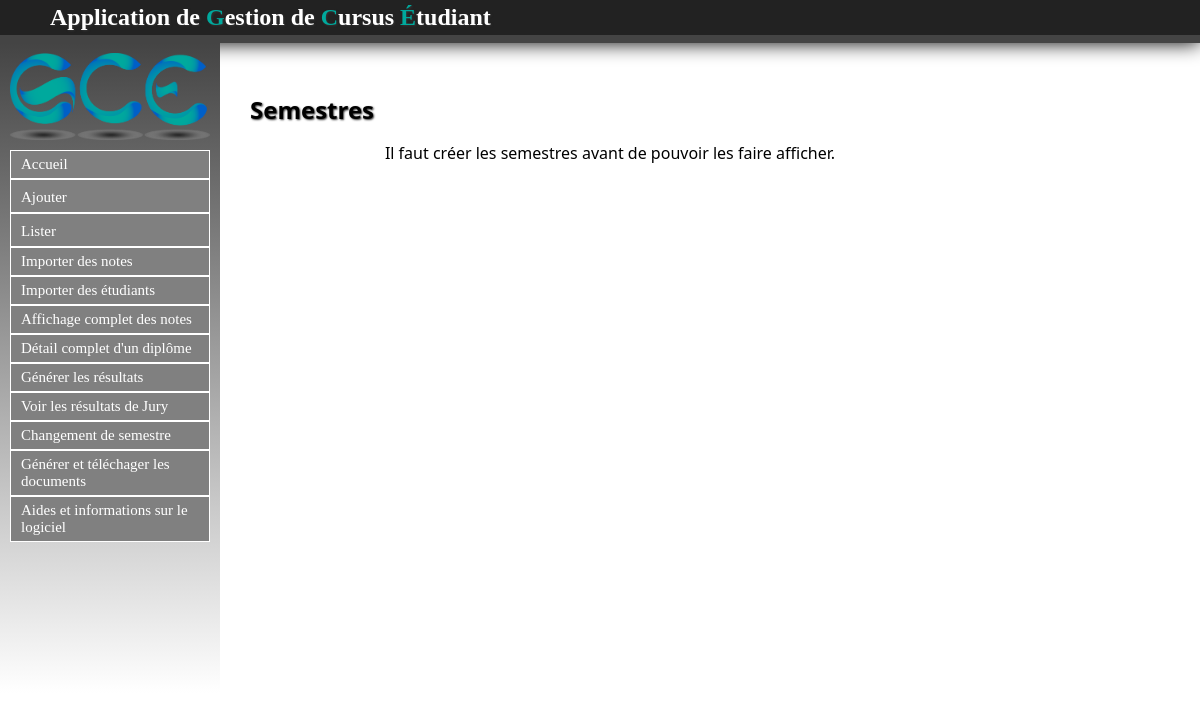
The page /Semestre/listerSemestre on the database as committed earlier.
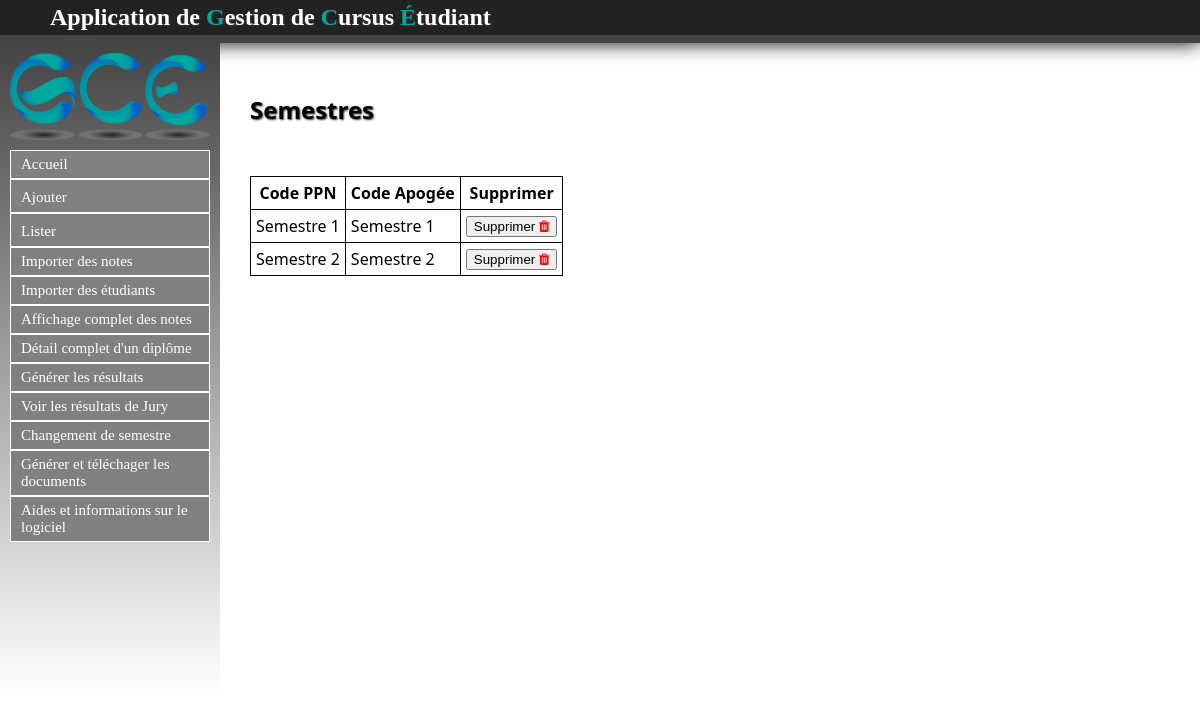
The same page on the database as committed later.
### Semestre/models.py (models this page shows, shortened)
class Semestre(models.Model):
	code_ppn = models.CharField(max_length=30,null=False)
	code_apogee = models.CharField(max_length=30,null=False)
	intitule = models.CharField(max_length=30, null=False)
	diplome = models.ForeignKey(Diplome, null=True)

### Semestre/views.py (the view)
def listerSemestre(request):
	semestre = Semestre.objects.all()
	return render(request, 'contenu_html/listerSemestre.html',{'semestre': semestre})

### Semestre/templates/contenu_html/listerSemestre.html (shortened to what this page needs)
{% extends "templates/base.html" %}
{% block content %}
<h1>Semestres</h1>
{% if not semestre %}
	<p>Il faut créer les semestres avant de pouvoir les faire afficher.</p>
{% else %}
	<table style="border:1px solid black; border-collapse : collapse;">
	<tr>
		<th style="border:1px solid black;">Code PPN</th>
		<th style="border:1px solid black;">Code Apogée</th>
		<th style="border:1px solid black;">Supprimer</th>
	</tr>
{% endif %}
{% for sem in semestre %}
	<tr>
		<td style="border:1px solid black;">{{ sem.code_ppn }}</td>
		<td style="border:1px solid black;">{{ sem.code_apogee }}</td>
		<td><a href="supprsem/{{ sem.id }}"><button>Supprimer <i style="color:red" class="fa fa-trash" aria-hidden="true"></i></button></a></td>
	</tr>
{% endfor %}
</table>
{% endblock %}

Rows that differ between the two databases and show on the page:
added Semestre: code_ppn "Semestre 1", code_apogee "Semestre 1"
added Semestre: code_ppn "Semestre 2", code_apogee "Semestre 2"
Other text that changed with them:
text no longer shown: "Il faut créer les semestres avant de pouvoir les faire afficher."
text now shown: "Code PPN Code Apogée Supprimer"
